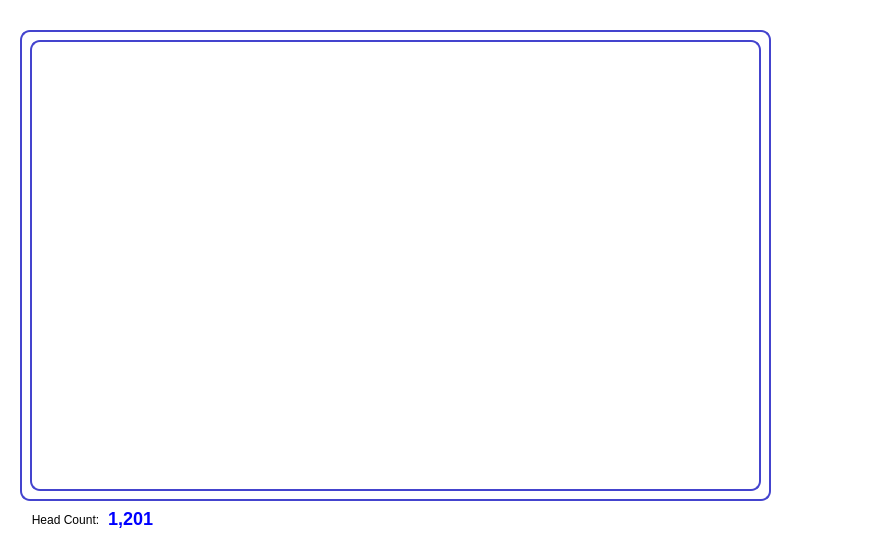
<?xml version="1.0" encoding="UTF-8"?>
<ui version="4.0">
 <class>MainWindow</class>
 <widget class="QMainWindow" name="MainWindow">
  <property name="geometry">
   <rect>
    <x>0</x>
    <y>0</y>
    <width>870</width>
    <height>559</height>
   </rect>
  </property>
  <property name="windowTitle">
   <string>Distance Detector</string>
  </property>
  <widget class="QWidget" name="centralwidget">
   <widget class="QWidget" name="widget_2" native="true">
    <property name="geometry">
     <rect>
      <x>0</x>
      <y>0</y>
      <width>911</width>
      <height>561</height>
     </rect>
    </property>
    <property name="styleSheet">
     <string notr="true">background-color: white;</string>
    </property>
    <widget class="QWidget" name="widget" native="true">
     <property name="geometry">
      <rect>
       <x>20</x>
       <y>30</y>
       <width>751</width>
       <height>471</height>
      </rect>
     </property>
     <property name="styleSheet">
      <string notr="true">border: 2px solid rgb(68, 68, 206);
background-color: TRANSPARENT;
border-radius: 10px;</string>
     </property>
     <widget class="QLabel" name="label_2">
      <property name="geometry">
       <rect>
        <x>10</x>
        <y>10</y>
        <width>731</width>
        <height>451</height>
       </rect>
      </property>
      <property name="text">
       <string/>
      </property>
      <property name="pixmap">
       <pixmap>C:/Users/Admin/Desktop/scratches/japan-4141578_1280.jpg</pixmap>
      </property>
     </widget>
    </widget>
    <widget class="QPushButton" name="stop_recording">
     <property name="geometry">
      <rect>
       <x>780</x>
       <y>240</y>
       <width>75</width>
       <height>51</height>
      </rect>
     </property>
     <property name="styleSheet">
      <string notr="true">#stop_recording {

}</string>
     </property>
     <property name="text">
      <string/>
     </property>
     <property name="icon">
      <iconset>
       <normaloff>../icons/stop-icon.png</normaloff>../icons/stop-icon.png</iconset>
     </property>
     <property name="iconSize">
      <size>
       <width>70</width>
       <height>70</height>
      </size>
     </property>
     <property name="flat">
      <bool>true</bool>
     </property>
    </widget>
    <widget class="QLabel" name="heade_count_label">
     <property name="geometry">
      <rect>
       <x>30</x>
       <y>512</y>
       <width>71</width>
       <height>16</height>
      </rect>
     </property>
     <property name="text">
      <string>Head Count:</string>
     </property>
     <property name="alignment">
      <set>Qt::AlignCenter</set>
     </property>
    </widget>
    <widget class="QLabel" name="head_count">
     <property name="geometry">
      <rect>
       <x>108</x>
       <y>508</y>
       <width>81</width>
       <height>21</height>
      </rect>
     </property>
     <property name="styleSheet">
      <string notr="true">#head_count {
color:  rgb(0, 0, 255);
font-weight: bold;
font-size: 18px;
}</string>
     </property>
     <property name="text">
      <string>1,201</string>
     </property>
    </widget>
   </widget>
  </widget>
 </widget>
 <resources/>
 <connections/>
</ui>
